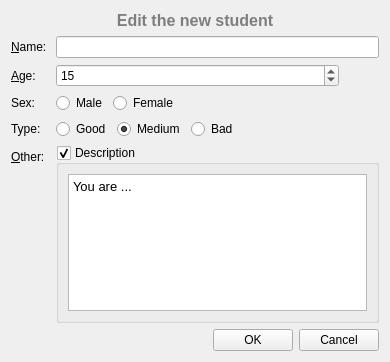
<?xml version="1.0" encoding="UTF-8"?>
<ui version="4.0">
 <class>Form</class>
 <widget class="QWidget" name="Form">
  <property name="geometry">
   <rect>
    <x>0</x>
    <y>0</y>
    <width>390</width>
    <height>362</height>
   </rect>
  </property>
  <property name="windowTitle">
   <string>Form</string>
  </property>
  <layout class="QVBoxLayout" name="verticalLayout_2">
   <item>
    <widget class="QLabel" name="titleLabel">
     <property name="text">
      <string>&lt;html&gt;&lt;head/&gt;&lt;body&gt;&lt;p align=&quot;center&quot;&gt;&lt;span style=&quot; font-size:12pt; font-weight:600; color:#7e7e7e;&quot;&gt;Edit the new student&lt;/span&gt;&lt;/p&gt;&lt;/body&gt;&lt;/html&gt;</string>
     </property>
    </widget>
   </item>
   <item>
    <layout class="QFormLayout" name="formLayout">
     <item row="0" column="0">
      <widget class="QLabel" name="nameLabel">
       <property name="text">
        <string>&amp;Name: </string>
       </property>
       <property name="buddy">
        <cstring>nameEdit</cstring>
       </property>
      </widget>
     </item>
     <item row="0" column="1">
      <widget class="QLineEdit" name="nameEdit"/>
     </item>
     <item row="1" column="0">
      <widget class="QLabel" name="ageLabel">
       <property name="text">
        <string>&amp;Age: </string>
       </property>
       <property name="buddy">
        <cstring>ageEdit</cstring>
       </property>
      </widget>
     </item>
     <item row="1" column="1">
      <layout class="QHBoxLayout" name="horizontalLayout_3">
       <item>
        <widget class="QSpinBox" name="ageEdit">
         <property name="value">
          <number>15</number>
         </property>
        </widget>
       </item>
       <item>
        <spacer name="horizontalSpacer_3">
         <property name="orientation">
          <enum>Qt::Horizontal</enum>
         </property>
         <property name="sizeType">
          <enum>QSizePolicy::Minimum</enum>
         </property>
         <property name="sizeHint" stdset="0">
          <size>
           <width>40</width>
           <height>20</height>
          </size>
         </property>
        </spacer>
       </item>
      </layout>
     </item>
     <item row="2" column="0">
      <widget class="QLabel" name="sexLabel">
       <property name="text">
        <string>Sex: </string>
       </property>
      </widget>
     </item>
     <item row="2" column="1">
      <layout class="QHBoxLayout" name="horizontalLayout">
       <item>
        <widget class="QRadioButton" name="maleEdit">
         <property name="text">
          <string>Male</string>
         </property>
         <attribute name="buttonGroup">
          <string notr="true">buttonGroup</string>
         </attribute>
        </widget>
       </item>
       <item>
        <widget class="QRadioButton" name="femaleEdit">
         <property name="text">
          <string>Female</string>
         </property>
         <attribute name="buttonGroup">
          <string notr="true">buttonGroup</string>
         </attribute>
        </widget>
       </item>
       <item>
        <spacer name="horizontalSpacer">
         <property name="orientation">
          <enum>Qt::Horizontal</enum>
         </property>
         <property name="sizeHint" stdset="0">
          <size>
           <width>40</width>
           <height>20</height>
          </size>
         </property>
        </spacer>
       </item>
      </layout>
     </item>
     <item row="3" column="0">
      <widget class="QLabel" name="typeLabel">
       <property name="text">
        <string>Type: </string>
       </property>
      </widget>
     </item>
     <item row="3" column="1">
      <layout class="QHBoxLayout" name="horizontalLayout_2">
       <item>
        <widget class="QRadioButton" name="goodEdit">
         <property name="text">
          <string>Good</string>
         </property>
         <attribute name="buttonGroup">
          <string notr="true">buttonGroup_2</string>
         </attribute>
        </widget>
       </item>
       <item>
        <widget class="QRadioButton" name="mediumEdit">
         <property name="text">
          <string>Medium</string>
         </property>
         <property name="checked">
          <bool>true</bool>
         </property>
         <attribute name="buttonGroup">
          <string notr="true">buttonGroup_2</string>
         </attribute>
        </widget>
       </item>
       <item>
        <widget class="QRadioButton" name="badEdit">
         <property name="text">
          <string>Bad</string>
         </property>
         <attribute name="buttonGroup">
          <string notr="true">buttonGroup_2</string>
         </attribute>
        </widget>
       </item>
       <item>
        <spacer name="horizontalSpacer_2">
         <property name="orientation">
          <enum>Qt::Horizontal</enum>
         </property>
         <property name="sizeHint" stdset="0">
          <size>
           <width>40</width>
           <height>20</height>
          </size>
         </property>
        </spacer>
       </item>
      </layout>
     </item>
     <item row="4" column="0">
      <widget class="QLabel" name="otherLabel">
       <property name="text">
        <string>&amp;Other: </string>
       </property>
       <property name="buddy">
        <cstring>descriptionEdit</cstring>
       </property>
      </widget>
     </item>
     <item row="4" column="1">
      <widget class="QGroupBox" name="descriptionGroup">
       <property name="title">
        <string>Description</string>
       </property>
       <property name="checkable">
        <bool>true</bool>
       </property>
       <layout class="QVBoxLayout" name="verticalLayout">
        <item>
         <widget class="QTextEdit" name="descriptionEdit">
          <property name="html">
           <string>&lt;!DOCTYPE HTML PUBLIC &quot;-//W3C//DTD HTML 4.0//EN&quot; &quot;http://www.w3.org/TR/REC-html40/strict.dtd&quot;&gt;
&lt;html&gt;&lt;head&gt;&lt;meta name=&quot;qrichtext&quot; content=&quot;1&quot; /&gt;&lt;style type=&quot;text/css&quot;&gt;
p, li { white-space: pre-wrap; }
&lt;/style&gt;&lt;/head&gt;&lt;body style=&quot; font-family:'MS Shell Dlg 2'; font-size:8.25pt; font-weight:400; font-style:normal;&quot;&gt;
&lt;p style=&quot; margin-top:0px; margin-bottom:0px; margin-left:0px; margin-right:0px; -qt-block-indent:0; text-indent:0px;&quot;&gt;&lt;span style=&quot; font-size:10pt;&quot;&gt;You are ...&lt;/span&gt;&lt;/p&gt;&lt;/body&gt;&lt;/html&gt;</string>
          </property>
         </widget>
        </item>
       </layout>
      </widget>
     </item>
    </layout>
   </item>
   <item>
    <layout class="QHBoxLayout" name="horizontalLayout_4">
     <item>
      <spacer name="horizontalSpacer_4">
       <property name="orientation">
        <enum>Qt::Horizontal</enum>
       </property>
       <property name="sizeHint" stdset="0">
        <size>
         <width>40</width>
         <height>20</height>
        </size>
       </property>
      </spacer>
     </item>
     <item>
      <widget class="QPushButton" name="okButton">
       <property name="text">
        <string>OK</string>
       </property>
      </widget>
     </item>
     <item>
      <widget class="QPushButton" name="cancelButton">
       <property name="text">
        <string>Cancel</string>
       </property>
      </widget>
     </item>
    </layout>
   </item>
  </layout>
 </widget>
 <resources/>
 <connections/>
 <buttongroups>
  <buttongroup name="buttonGroup_2"/>
  <buttongroup name="buttonGroup"/>
 </buttongroups>
</ui>
